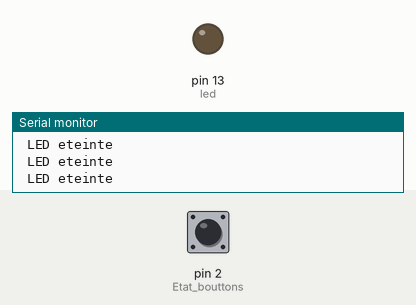
A sketch run on a simulated Arduino Uno, built with avr-gcc and run on an emulated ATmega328P. On the bench: output pins drawn as LEDs (lit = HIGH), the last lines printed to the serial monitor. Dashed ring = blinking. The inputs (shaded band) are chosen by the test bench; at power-on: pin 2 (Etat_bouttons) HIGH.

Above: at 1.2 s.
1.3 s: pin 2 (Etat_bouttons) pulled LOW for 0.15 s
At 1.38 s:
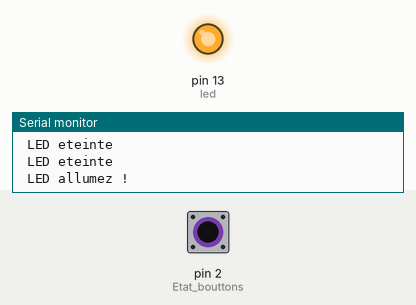
2.9 s: pin 2 (Etat_bouttons) pulled LOW for 3.2 s
At 6.7 s:
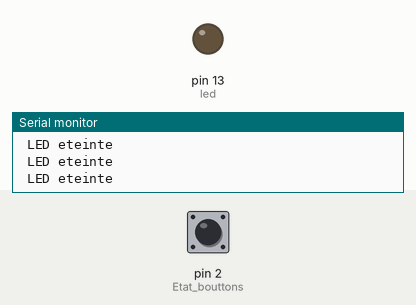
7.6 s: pin 2 (Etat_bouttons) driven LOW
At 8.3 s:
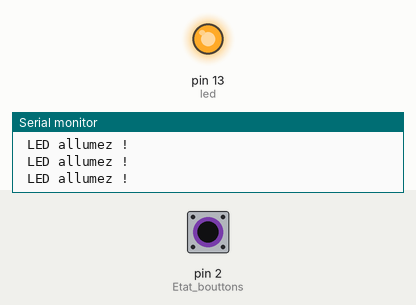
10.6 s: pin 2 (Etat_bouttons) driven HIGH
At 11.6 s:
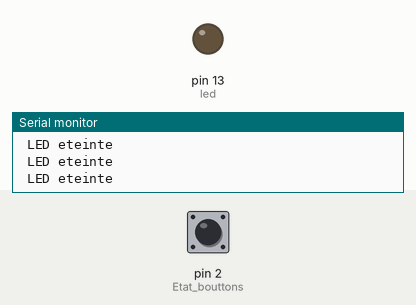
13.6 s: pin 2 (Etat_bouttons) pulsed LOW 5 times (0.12 s each, 0.3 s apart)
At 13.96 s:
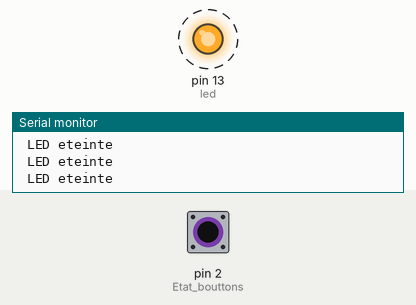
Timing chart, 0 to 16.6 s (numbered marks = the images above; inputs shaded):
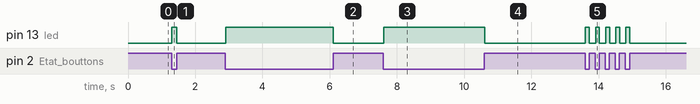

The sketch:

allumage_buttons1.ino
```cpp
// C++ code
//

int Etat_bouttons = 2;
int led = 13;
void setup()
{
  pinMode(led,OUTPUT);
  pinMode(Etat_bouttons,INPUT_PULLUP);
  Serial.begin(9600);
}

void loop()
{
  if(digitalRead(Etat_bouttons) == LOW){
    digitalWrite(led,HIGH);
    Serial.println(" LED allumez !");
  }
    else{
      digitalWrite(led,LOW);
      Serial.println(" LED eteinte ");
    }
}
```

Measured:
- after the input at 1.3 s, pin 13 (led): LOW → HIGH at once, → LOW 0.15 s later
- after the input at 2.9 s, pin 13 (led): LOW → HIGH at once, → LOW 3.2 s later
- after the input at 7.6 s, pin 13 (led): LOW → HIGH at once
- after the input at 10.6 s, pin 13 (led): HIGH → LOW at once
- after the input at 13.6 s, pin 13 (led): alternates HIGH for 0.12 s and LOW for 0.19 s, 10 changes in all, then stays LOW, starting at once
